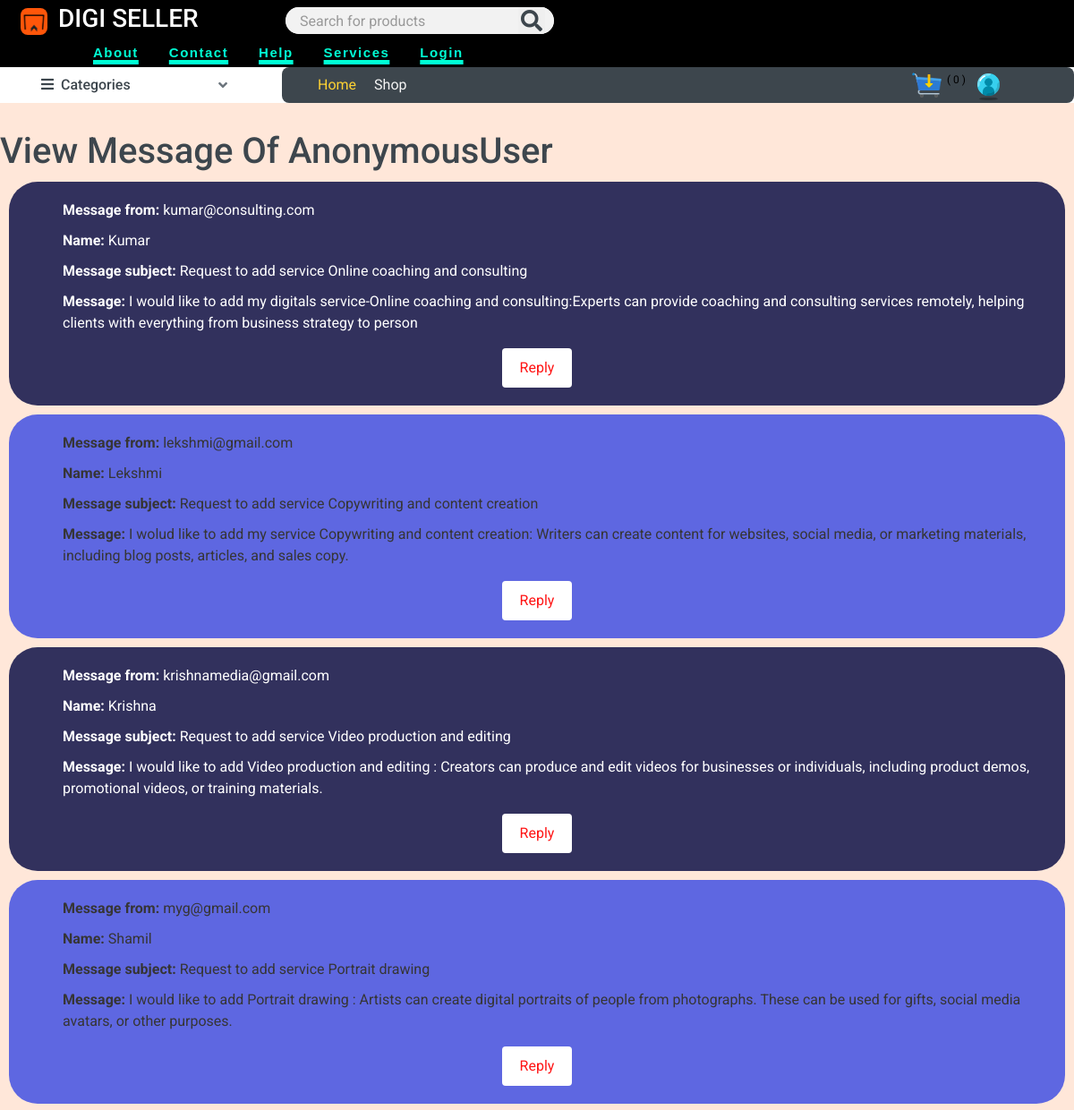
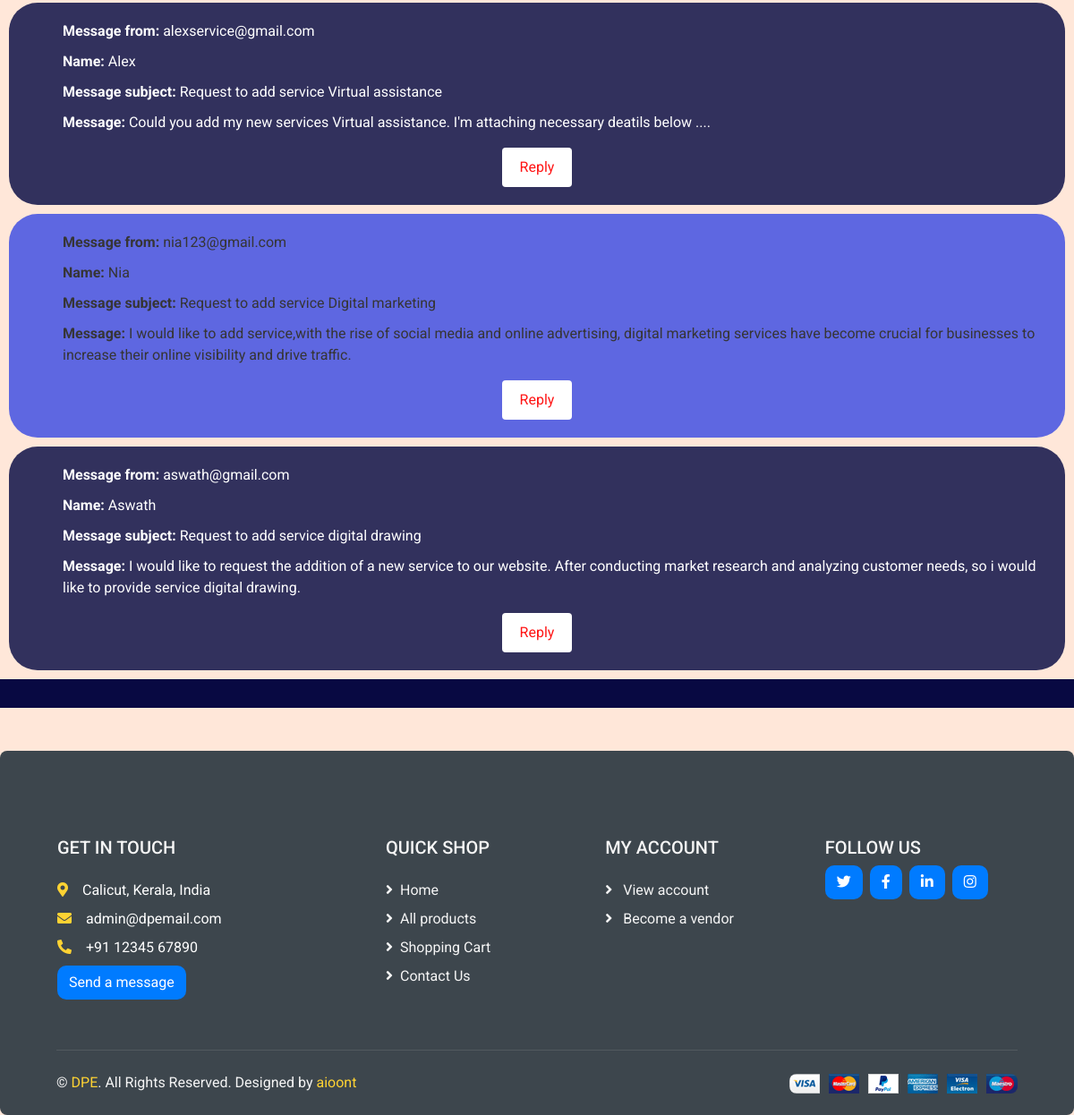
The page /view_admin_messages/ on the database its author committed (2 pictures, top to bottom).
### core/models.py (models this page shows, shortened)
class AdminMessage(models.Model):
    name = models.CharField(max_length=50)
    subject = models.CharField(max_length=100, default="Request to add service ")
    email = models.EmailField()
    message = models.TextField(blank=True)

### core/views.py (the view)
# urls.py: path('view_admin_messages/', view_admin_messages, name='admin_messages'),
def view_admin_messages(request):
    admin_msg = AdminMessage.objects.all()
    return render(request, 'view-messages-admin.html',{
        'admin_msg': admin_msg,
    })

### store/cart.py (called while the page is built)
    def __len__(self):
        return sum(item['quantity'] for item in self.cart.values())

### store/context_processors.py (called while the page is built)
def cart(request):  # to make cart globally available context_processord.py used
    return {'cart': Cart(request)}

### store/templatetags/menu.py (called while the page is built)
@register.inclusion_tag('menu.html')
def menu():
    categories = Category.objects.all()
    return {'categories':categories}

### core/templates/view-messages-admin.html (shortened to what this page needs)
{% extends 'base.html' %}
{% load static %}
{% block content %}
<body>
    <h1>View Message Of {{ user }} </h1>
    {% for i in admin_msg %}
    <div class="message-container {% cycle 'gray-background' 'white-background' %}">
        <ul class="message-text">
            <li><strong>Message from:</strong> {{ i.email }}</li>
            <li><strong>Name:</strong> {{ i.name }}</li>
            <li><strong>Message subject:</strong> {{ i.subject }}</li>
            <li><strong>Message:</strong> {{ i.message }}</li>
        </ul>
        <button class="reply-button" onclick="window.location.href='mailto:{{ i.email }}'">Reply</button>
    </div>
    {% endfor %}
</body>
{% endblock %}

### core/templates/view-messages-admin.html (style rules this page uses)
.message-container { margin: 10px; padding: 20px; border-radius: 2em; }
.gray-background { background-color: #32315D; color: #ffffff; }
.white-background { background-color: #5E67E1; color: #363535; }
.message-text { list-style-type: none; }
.message-text li { margin-bottom: 10px; }
.reply-button { background-color: #ffffff; color: #ff1515; padding: 10px 20px; border: none; border-radius: 4px; cursor: pointer; display: block; margin: auto; }

### rows shown on the page
AdminMessage: email "kumar@consulting.com", name "Kumar", subject "Request to add service Online coaching and consulting", message "I would like to add my digitals service-Online coaching and consulting:Experts can provide coaching and consulting services remotely, helping clients with everything from business strategy to person"
AdminMessage: email "lekshmi@gmail.com", name "Lekshmi", subject "Request to add service Copywriting and content creation", message "I wolud like to add my service Copywriting and content creation: Writers can create content for websites, social media, or marketing materials, including blog posts, articles, and sales copy."
AdminMessage: email "krishnamedia@gmail.com", name "Krishna", subject "Request to add service Video production and editing", message "I would like to add Video production and editing : Creators can produce and edit videos for businesses or individuals, including product demos, promotional videos, or training materials."
AdminMessage: email "myg@gmail.com", name "Shamil", subject "Request to add service Portrait drawing", message "I would like to add Portrait drawing : Artists can create digital portraits of people from photographs. These can be used for gifts, social media avatars, or other purposes."
AdminMessage: email "alexservice@gmail.com", name "Alex", subject "Request to add service Virtual assistance", message "Could you add my new services Virtual assistance. I'm attaching necessary deatils below ...."
AdminMessage: email "nia123@gmail.com", name "Nia", subject "Request to add service Digital marketing", message "I would like to add service,with the rise of social media and online advertising, digital marketing services have become crucial for businesses to increase their online visibility and drive traffic."
AdminMessage: email "aswath@gmail.com", name "Aswath", subject "Request to add service digital drawing", message "I would like to request the addition of a new service to our website. After conducting market research and analyzing customer needs, so i would like to provide service digital drawing."

### other values the page prints
{{ cart|length }} "0"
{{ user }} "AnonymousUser"
